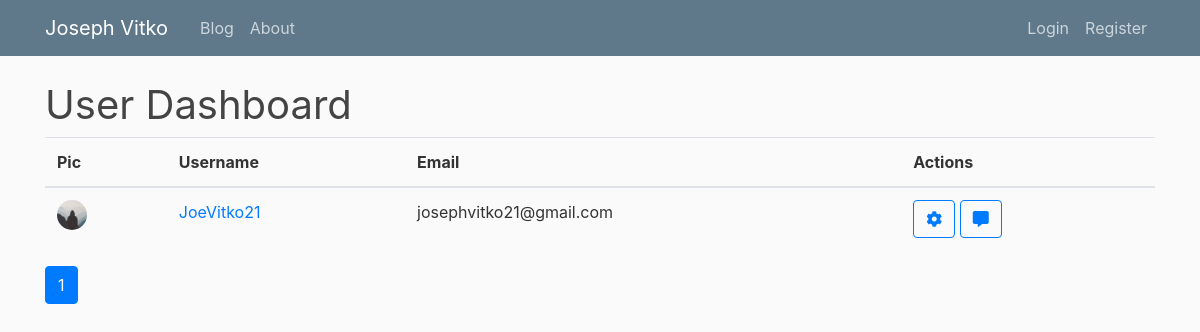
Before: /admin/users with the older database file.
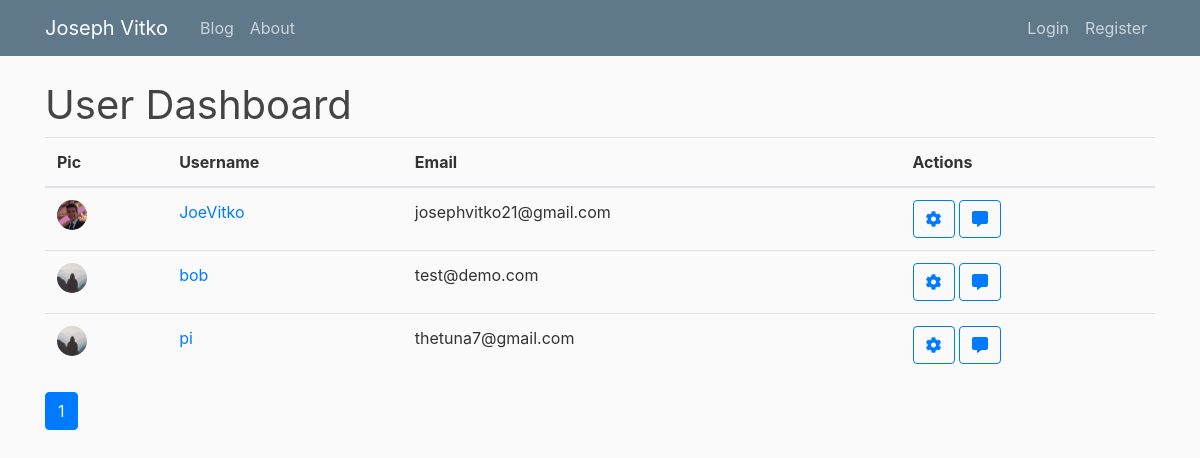
After: the same page with the newer database file.
### flaskblog/models.py (models this page shows, shortened)
class User(db.Model, UserMixin):
    id = db.Column(db.Integer, primary_key=True)
    username = db.Column(db.String(20), unique=True, nullable=False)
    email = db.Column(db.String(120), unique=True, nullable=False)
    image_file = db.Column(db.String(20), nullable=False, default='default.jpg')
    password = db.Column(db.String(60), nullable=False)
    posts = db.relationship('Post', backref='author', lazy=True)
    roles = db.relationship('Role', secondary='user_roles')

### flaskblog/admin/routes.py (the view)
@admin.route('/admin/users')
@admin_permission.require(http_exception=403)
def getusers():
    page = request.args.get('page', 1, type=int)
    users = User.query.order_by(User.id.asc()).paginate(per_page=25)
    return render_template('admin_users_dashboard.html', users=users, page=page, page_context='admin.getusers')

### flaskblog/templates/admin_users_dashboard.html
{% extends "layout_admin.html" %}
{% block midsection %}
    <h1>User Dashboard</h1>
    <table class="table">
        <thead>
            <tr>
                <th>Pic</th>
                <th>Username</th>
                <th>Email</th>
                <th>Actions</th>
            </tr>
        </thead>
        <tbody>
            {% for user in users.items %}
                <tr>
                    <td>
                        <div class="avatar-img-container">
                            <img src="{{ url_for('static', filename='profile_pics/' + user.image_file) }}" class="rounded-circle avatar-img">
                        </div>
                    </td>
                    <td>
                        <a href="{{ url_for('users.user_posts', username=user.username) }}">{{ user.username }}</a>
                    </td>
                    <td>{{ user.email }}</td>
                    <td>
                        <a role="button" class="btn btn-outline-primary" data-toggle="tooltip" data-placement="bottom" title="User Settings" href="{{ url_for('admin.viewuser', user=user.username) }}">
                            <i class="fas fa-cog"></i>
                        </a>
                        <a role="button" class="btn btn-outline-primary" data-toggle="tooltip" data-placement="bottom" title="User Posts" href="{{ url_for('admin.getuserposts', user=user.username) }}">
                            <i class="fas fa-comment-alt"></i>
                        </a>
                    </td>
                </tr>
            {% endfor %}
        </tbody>
    </table>
    {% for page_num in users.iter_pages(left_edge=1, right_edge=1, left_current=1, right_current=2) %}
        {% if page_num %}
            {% if users.page == page_num %}
                <a class="btn btn-primary mb-4" href="{{ url_for(page_context, page=page_num) }}">{{ page_num }}</a>
            {% else %}
                <a class="btn btn-outline-info mb-4" href="{{ url_for(page_context, page=page_num) }}">{{ page_num }}</a>
            {% endif %}
        {% else %}
        ...
        {% endif %}
    {% endfor %}
{% endblock midsection %}

Changed rows visible on the page:
changed User "josephvitko21@gmail.com": image_file: picture added in place of a placeholder; username "JoeVitko21" → "JoeVitko"
added User: image_file (placeholder picture), username "bob", email "test@demo.com"
added User: image_file (placeholder picture), username "pi", email "thetuna7@gmail.com"
